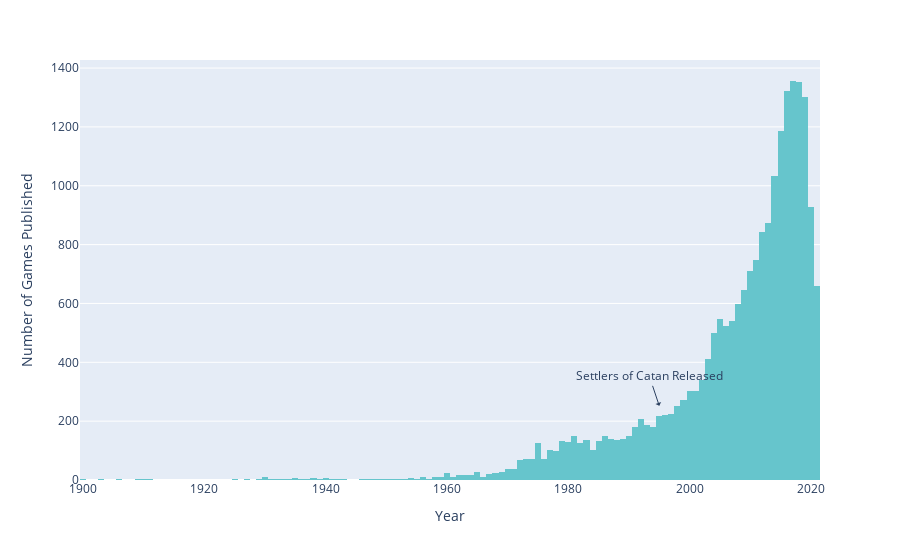

Notebook cell for this chart:
### Code cell
fig = px.histogram(modern_boardgames_df, x= 'YearPublished', color_discrete_sequence = color_pallete)

fig.add_annotation(x=1995, y=252,
            text="Settlers of Catan Released",
            showarrow=True,
            arrowhead=1)

fig.update_layout(
    xaxis_title_text='Year', # xaxis label
    yaxis_title_text='Number of Games Published', # yaxis label
)

fig.show()

### Figure 1 — Plotly figure (JSON) as saved in the notebook; plotly's stock layout.template omitted (floating-point values rounded to 4 significant figures; data arrays with more than 128 entries replaced by an {"elided": "..."} marker saying what was removed)
{"data": [{"alignmentgroup": "True", "bingroup": "x", "hovertemplate": "YearPublished=%{x}<br>count=%{y}<extra></extra>", "legendgroup": "", "marker": {"color": "rgb(102, 197, 204)", "pattern": {"shape": ""}}, "name": "", "offsetgroup": "", "orientation": "v", "showlegend": false, "type": "histogram", "x": {"elided": "21616 int values"}, "xaxis": "x", "yaxis": "y"}], "layout": {"annotations": [{"arrowhead": 1, "showarrow": true, "text": "Settlers of Catan Released", "x": 1995, "y": 252}], "barmode": "relative", "legend": {"tracegroupgap": 0}, "margin": {"t": 60}, "xaxis": {"anchor": "y", "domain": [0, 1], "title": {"text": "Year"}}, "yaxis": {"anchor": "x", "domain": [0, 1], "title": {"text": "Number of Games Published"}}}}
